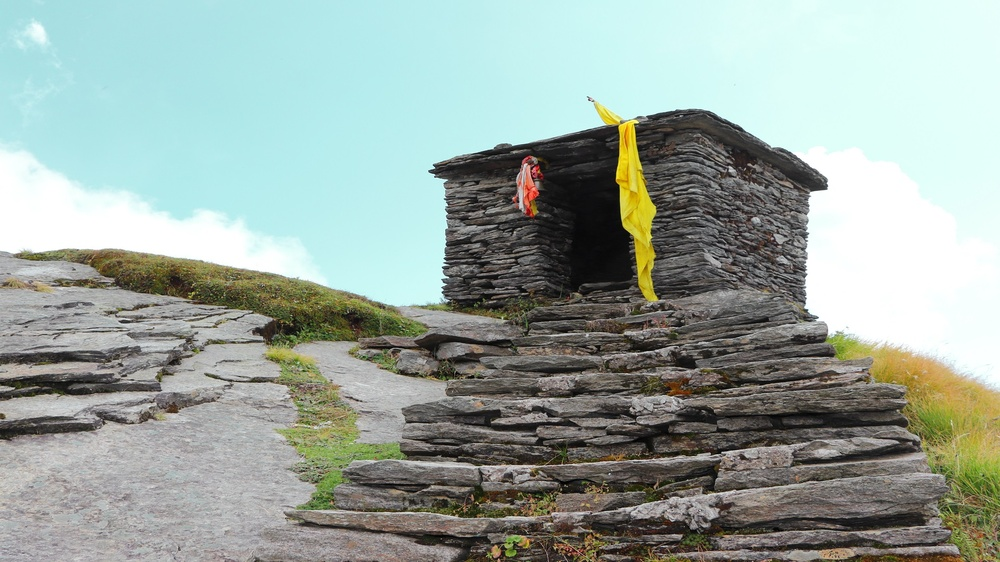
//> input picture examples/accumulatesquared/data/im0.jpg, 1000 x 562 px, shrunk from 1920 x 1080 before the run; the run also reads 1 picture not shown here
$ ./xf_accumulate_squared_tb data/im0.jpg data/im1.jpg   (built with g++ and OpenCV 4)
//> lines starting //> are read from the running program, lines starting //| are printed output that depends on the picture
### examples/accumulate/xf_headers.h
// [29 lines of licence text are left out]

#ifndef _XF_HEADERS_H_
#define _XF_HEADERS_H_

#include <stdio.h>
#include <stdlib.h>


#if __SDSCC__
#undef __ARM_NEON__
#undef __ARM_NEON
#include "opencv2/opencv.hpp"
#include "opencv2/imgproc/imgproc.hpp"
#include "opencv2/highgui/highgui.hpp"
#define __ARM_NEON__
#define __ARM_NEON
#else
#include "opencv2/opencv.hpp"
#include "opencv2/imgproc/imgproc.hpp"
#include "opencv2/highgui/highgui.hpp"
#endif


#if __SDSCC__
#include "sds_lib.h"
#define TIME_STAMP_INIT  unsigned int clock_start, clock_end;  clock_start = sds_clock_counter();
#define TIME_STAMP  { clock_end = sds_clock_counter(); printf("elapsed time %lu \n", clock_end-clock_start); clock_start = sds_clock_counter();  }
#endif

#endif//_XF_HEADERS_H_

### examples/accumulatesquared/xf_accumulate_squared_tb.cpp
// [29 lines of licence text are left out]
#include "xf_headers.h"
#include "xf_accumulate_squared_config.h"


int main(int argc, char** argv)
{
	if (argc != 3)
	{
		fprintf(stderr,"Invalid Number of Arguments!\nUsage:\n");
		fprintf(stderr,"<Executable Name> <input image path1> <input image path2> \n");
		return -1;
	}


	cv::Mat in_img, in_img1, out_img;
	cv::Mat in_gray, in_gray1, diff;
	in_gray  = cv::imread(argv[1], 0);  // read image
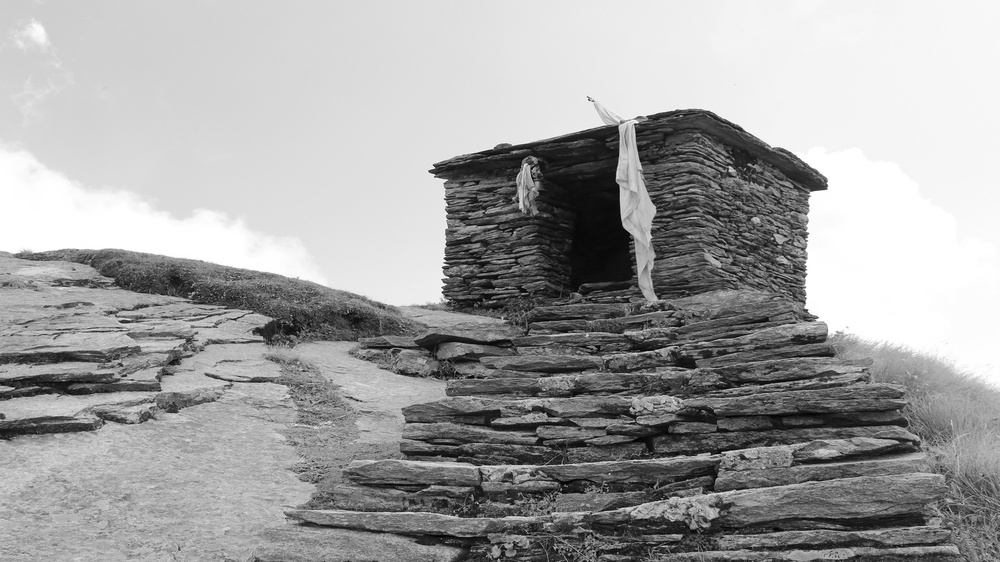
//> in_gray: 562 rows x 1000 cols, CV_8UC1; min 0, max 255, mean 162.1
	in_gray1 = cv::imread(argv[2], 0);  // read image
	if (in_gray.data == NULL)
	{
		fprintf(stderr,"Cannot open image %s\n",argv[1]);
		return 0;
	}
	if (in_gray1.data == NULL)
	{
		fprintf(stderr,"Cannot open image %s\n",argv[2]);
		return 0;
	}

	cv::Mat inout_gray(in_gray.rows, in_gray.cols, CV_16U, 1);
	cv::Mat   out_gray(in_gray.rows, in_gray.cols, CV_16U, 1);
	cv::Mat inout_gray1(in_gray.rows, in_gray.cols, CV_32FC1, 1);

	cv::Mat ocv_ref(in_gray.rows, in_gray.cols, CV_16U, 1);
	cv::Mat ocv_ref_in1(in_gray.rows, in_gray.cols, CV_32FC1, 1);
	cv::Mat ocv_ref_in2(in_gray.rows, in_gray.cols, CV_32FC1, 1);

	in_gray.convertTo(ocv_ref_in1, CV_32FC1);
	in_gray1.convertTo(ocv_ref_in2, CV_32FC1);
	// OpenCV function
	cv::accumulateSquare(ocv_ref_in1, ocv_ref_in2, cv::noArray());
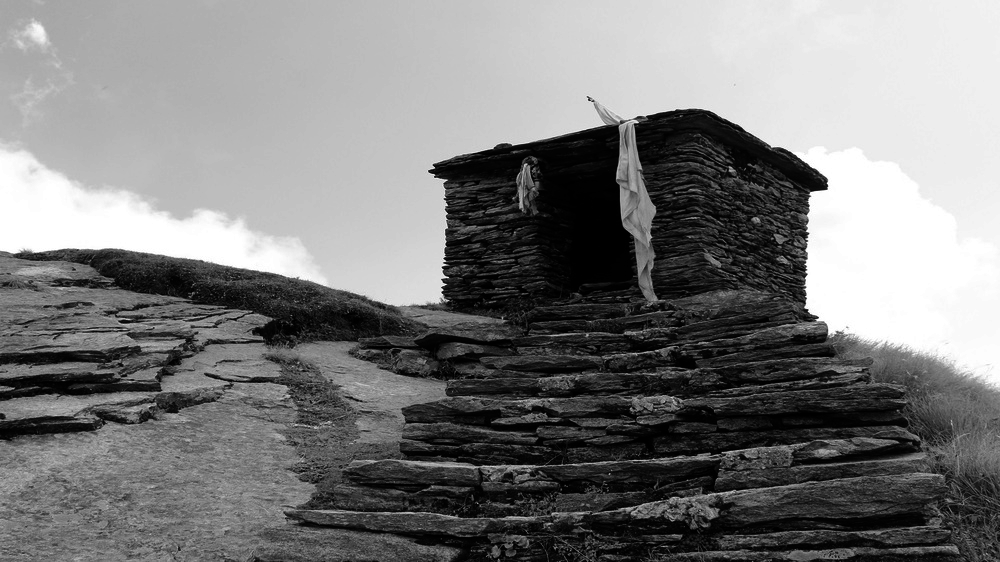
//> ocv_ref_in2: 562 rows x 1000 cols, CV_32FC1; min 0, max 65280, mean 31855.3; drawn with min black and max white

	ocv_ref_in2.convertTo(ocv_ref, CV_16U);
	in_gray1.convertTo(inout_gray, CV_8UC1);

	// write OpenCV reference output
	imwrite("out_ocv.jpg", ocv_ref);


//> (the run ends here: the program needs code that is not available in this run, at `static xf::Mat<IN_TYPE, HEIGHT, WIDTH, NPC1> imgInput1(in_gray.rows,in..`)
